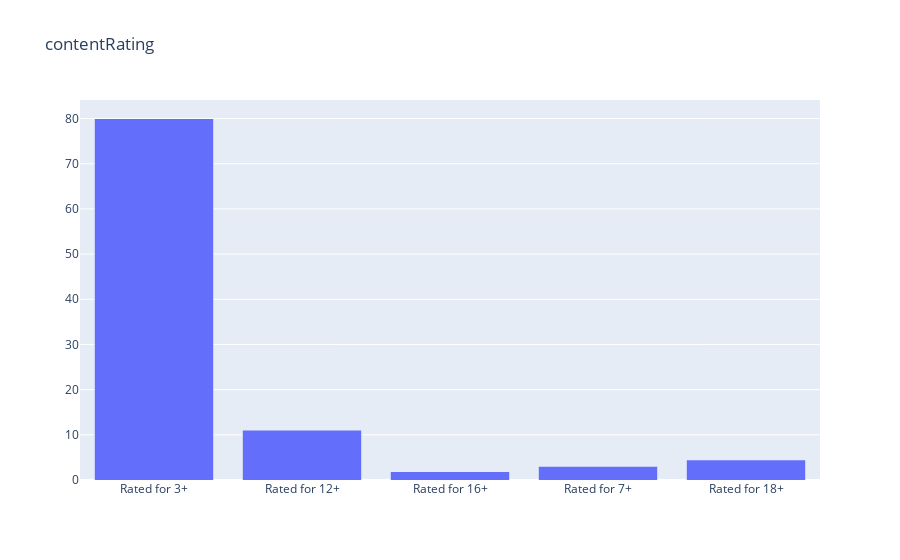

The notebook cell this image was saved under:
### Code cell
get_hist(df['contentRating'])

### Figure 1 — Plotly figure (JSON) as saved in the notebook; plotly's stock layout.template omitted (floating-point values rounded to 4 significant figures; data arrays with more than 128 entries replaced by an {"elided": "..."} marker saying what was removed)
{"data": [{"histnorm": "percent", "nbinsx": 80, "type": "histogram", "x": {"elided": "11802 str values"}}], "layout": {"title": {"text": "contentRating"}}}
